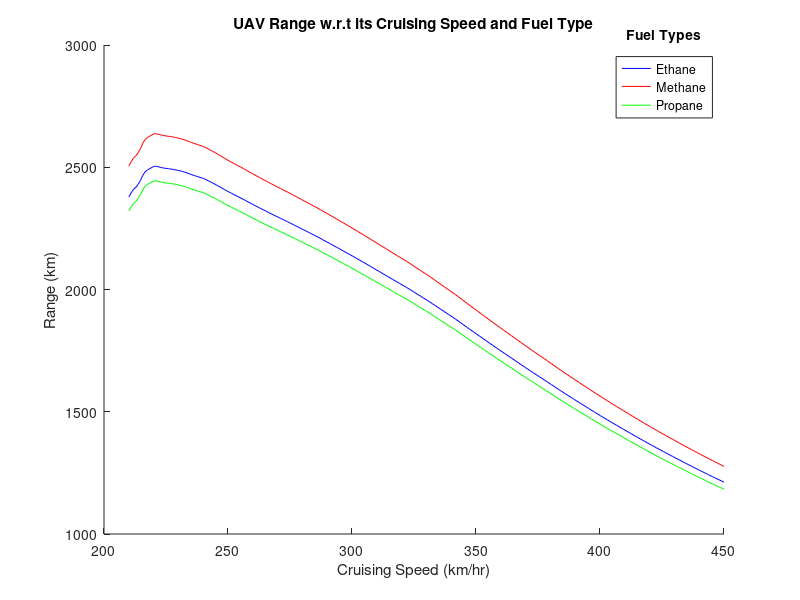

MATLAB code to generate this figure:
clc;clear;close all

m_aircraft = 1600;              % kg; mass of aircraft without fuel & equipment
eff_actual_cycle = 0.430218;    % efficiency of actual cycle
m_fuel = 400;                   % kg; mass of fuel

H_ethane = 47484;               % kJ/kg; heating value for ethane
M_mass_ethane = 30.070;         % g/mol; molecular mass of ethane
carbon_atoms_ethane = 2;        % # of carbon atoms in methanes chemical formula

H_methane = 50010;              % kJ/kg; heating value for methane
M_mass_methane = 16.043;        % g/mol; molecular mass of methane
carbon_atoms_methane = 1;        % # of carbon atoms in methanes chemical formula

H_propane = 46352;              % kJ/kg; heating value for propane
M_mass_propane = 44.094;        % g/mol; molecular mass of propane
carbon_atoms_propane = 3;        % # of carbon atoms in methanes chemical formula

H = [H_ethane H_methane H_propane];
M_mass_co2 = 44.0095;           % g/mol; molar mass of carbon dioxide
g = 9.8;                        % m/s^2
v = linspace(210,450,256);                  % km/hr; cruising speed of drone
rho_air = 1.007;                % kg/m^3; density of air at 2000 m altitude
A = 10;                         % m^2; planform area of UAV wing

load coefficients_chart
alpha = coefficients_chart(:,1);   % selects every value in the column for angle of attack alpha
C_L = coefficients_chart(:,2);     % selects every value in the column for coeff of lift
C_D = coefficients_chart(:,3);     % selects every value in the column for coeff of drag

for i = 1:length(H)
    Q_released = m_fuel*(H(i)*1000);        % J; or kg*m^2/s^2; amount of energy from combustion
    lift = (m_fuel + m_aircraft)*g;             % Newtons; or kg*m/s^2
    
    for j = 1:length(v)
        coeff_L(i,j) = (2*lift)/(rho_air*A*(v(j)/3.6).^(2));  % units cancel - checked;
        alpha_actual(i,j) = interp1(C_L,alpha,coeff_L(i,j));    % degrees; corresponds to the alpha for the given C_L in the table
        coeff_D(i,j) = interp1(alpha,C_D,alpha_actual(i,j));    % corresponds to the C_D for the given alpha in the table
        drag(i,j) = 0.5*rho_air*A*(v(j)^2)*coeff_D(i,j);        % Newtons; or kg*m/s^2
        range(i,j) = ((Q_released*eff_actual_cycle)./drag(i,j))/1000;  % kilometers
    end
end

moles_ethane = m_fuel*1000/M_mass_ethane;    %   calculates moles of ethane from given am't of fuel
moles_co2_ethane = moles_ethane*(carbon_atoms_ethane);   %  calculates moles of co2 using ratio
emissions_ethane = (moles_co2_ethane*M_mass_co2)/1000;   %   kg; carbon dioxide emissions

moles_methane = m_fuel*1000/M_mass_methane;    %   calculates moles of methane from given am't of fuel
moles_co2_methane = moles_methane*(carbon_atoms_methane);   %  calculates moles of co2 using ratio
emissions_methane = (moles_co2_methane*M_mass_co2)/1000;   %   kg; carbon dioxide emissions

moles_propane = m_fuel*1000/M_mass_propane;    %   calculates moles of propane from given am't of fuel
moles_co2_propane = moles_propane*(carbon_atoms_propane);   %  calculates moles of co2 using ratio
emissions_propane = (moles_co2_propane*M_mass_co2)/1000;   %   kg; carbon dioxide emissions

hold on
plot(v,range(1,:),'b')  %   plotted seperately only so i could choose the colors
plot(v,range(2,:),'r')  %   could be plotted easier with plot(v,range)
plot(v,range(3,:),'g')
title('UAV Range w.r.t its Cruising Speed and Fuel Type')
xlabel('Cruising Speed (km/hr)')
ylabel('Range (km)')
legend('Ethane','Methane','Propane')
leg = legend('show');       %   adds a title to the legend
title(leg,'Fuel Types')     %   adds a title to the legend
